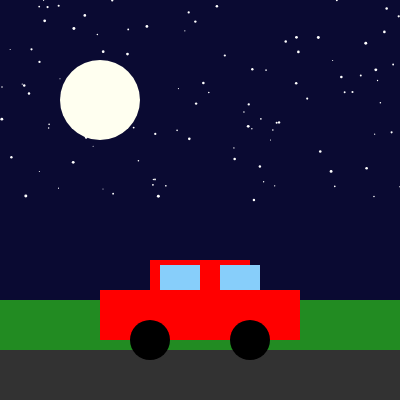
Frame 1 (no input)
Frame 60 (no input): identical to frame 1, image omitted
Frame 120 (the mouse pressed at the canvas centre since frame 60): identical to frame 1, image omitted

The p5.js sketch that drew this single still picture (run headless with seeded random() and noise() and a simulated clock; from frame 60 on, the mouse is pressed at the canvas centre):

// p5.js sketch
// ── sketch.js
let stars = [];

function setup() {
  createCanvas(400, 400);
  generateStars();
}

function draw() {
  background(10, 10, 50); // Darker night sky background

  // Draw the stars
  drawStars();

  // Draw the grass
  fill(34, 139, 34);
  rect(0, height * 3/4, width, height / 4);

  // Draw the road
  fill(50);
  rect(0, height * 7/8, width, height / 8);

  // Draw the car
  drawCar(width / 2 - 100, height * 7/8 - 60);

  // Draw the moon
  fill(255, 255, 240);
  ellipse(100, 100, 80, 80);
}

function drawCar(x, y) {
  // Car body
  fill(255, 0, 0);
  rect(x, y, 200, 50);

  // Car roof
  rect(x + 50, y - 30, 100, 30);

  // Car windows
  fill(135, 206, 250);
  rect(x + 60, y - 25, 40, 25);
  rect(x + 120, y - 25, 40, 25);

  // Car wheels
  fill(0);
  ellipse(x + 50, y + 50, 40, 40);
  ellipse(x + 150, y + 50, 40, 40);
}

function generateStars() {
  for (let i = 0; i < 100; i++) {
    stars.push({
      x: random(width),
      y: random(height / 2),
      size: random(1, 3)
    });
  }
}

function drawStars() {
  fill(255, 255, 255);
  noStroke();
  for (let star of stars) {
    ellipse(star.x, star.y, star.size, star.size);
  }
}
